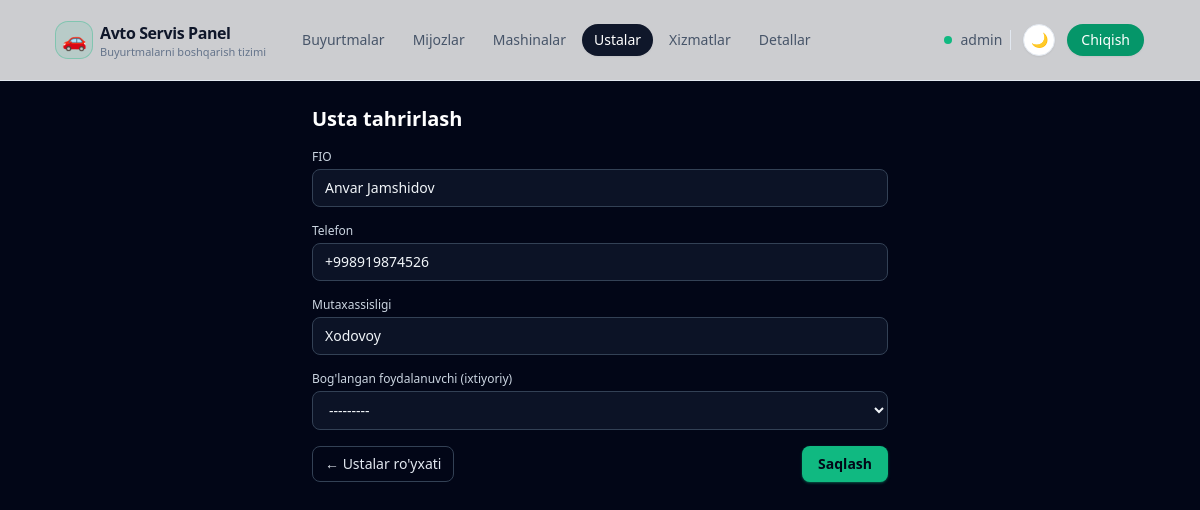
Page /masters/7/edit/ (signed in) on the committed database.
### apps/models.py (models this page shows, shortened)
class User(AbstractUser):
    telegram_username = models.CharField(
        _("Telegram username"), max_length=255, null=True, blank=True
    )
    telegram_id = models.BigIntegerField(_("Telegram ID"), null=True, blank=True)
    telegram_chat_id = models.BigIntegerField(
        _("Telegram chat ID"), null=True, blank=True
    )
    telegram_username_validator = RegexValidator(
        regex=r"^[a-zA-Z0-9_]{5,32}$",
        message=_(
            "Telegram username can only contain letters, numbers and underscores"
        ),
    )
    role = models.CharField(
        _("Role"), max_length=32, choices=Role.choices, default=Role.USER
    )
    phone = models.CharField(
        _("Phone number"),
        max_length=20,
        blank=True,
        help_text=_("Contact phone number"),
    )
    class Meta:
        verbose_name = _("User")
        verbose_name_plural = _("Users")
    def __str__(self):
        return self.get_full_name() or self.username

class Master(models.Model):
    user = models.OneToOneField(
        User,
        on_delete=models.SET_NULL,
        related_name="master_profile",
        null=True,
        blank=True,
    )
    full_name = models.CharField(_("Full name"), max_length=255)
    phone = models.CharField(_("Phone"), max_length=20, blank=True)
    specialization = models.CharField(
        _("Specialization"), max_length=100, blank=True
    )
    class Meta:
        verbose_name = _("Master")
        verbose_name_plural = _("Masters")

### apps/views/masters.py (the view)
# urls.py: path("masters/<int:pk>/edit/", master_update, name="master_update"),
@login_required
def master_update(request, pk: int):
    master = get_object_or_404(Master, pk=pk)
    if request.method == "POST":
        form = MasterForm(request.POST, instance=master)
        if form.is_valid():
            form.save()
            messages.success(request, "Usta ma'lumotlari yangilandi.")
            return redirect("apps:master_list")
    else:
        form = MasterForm(instance=master)
    return render(
        request,
        "masters/master_form.jinja",
        {"form": form, "master": master},
    )

### apps/forms.py
class MasterForm(TailwindModelForm):
    class Meta:
        model = Master
        fields = ["full_name", "phone", "specialization", "user"]

### templates/masters/master_form.jinja (shortened to what this page needs)
{% extends "base.html" %}
{% block content %}
<div class="max-w-xl mx-auto">
    <h1 class="text-xl font-semibold text-white mb-4">
        {% if master %}Usta tahrirlash{% else %}Yangi usta qo'shish{% endif %}
    </h1>
    <form method="post" class="space-y-4">
        <div>
            <label class="block text-xs font-medium text-slate-300 mb-1">FIO</label>
            {{ form.full_name }}
        </div>
        <div>
            <label class="block text-xs font-medium text-slate-300 mb-1">Telefon</label>
            {{ form.phone }}
        </div>
        <div>
            <label class="block text-xs font-medium text-slate-300 mb-1">Mutaxassisligi</label>
            {{ form.specialization }}
        </div>
        <div>
            <label class="block text-xs font-medium text-slate-300 mb-1">Bog'langan foydalanuvchi (ixtiyoriy)</label>
            {{ form.user }}
        </div>
        <div class="flex justify-between mt-4">
            <a href="{% url 'apps:master_list' %}"
               class="inline-flex items-center rounded-lg border border-slate-700 px-3 py-1.5 text-xs sm:text-sm font-medium text-slate-200 hover:bg-slate-800 transition">
                ← Ustalar ro'yxati
            </a>
            <button type="submit"
                    class="inline-flex items-center rounded-lg bg-emerald-500 hover:bg-emerald-400 px-4 py-2 text-sm font-semibold text-slate-950 shadow shadow-emerald-500/40">
                Saqlash
            </button>
        </div>
    </form>
</div>
{% endblock %}

### templates/base.html (shortened to what this page needs)
{% load static %}
<!DOCTYPE html>
<html lang="uz">
<head>
    <script src="https://cdn.tailwindcss.com"></script>
    <link href="https://cdn.jsdelivr.net/npm/daisyui@4.12.10/dist/full.min.css" rel="stylesheet" type="text/css" />
</head>
<body class="min-h-screen text-slate-100" data-theme="dark">
<div class="min-h-screen flex flex-col">
    <header class="border-b border-slate-200 dark:border-slate-800 bg-white/80 dark:bg-slate-950/80 backdrop-blur">
        <div class="mx-auto w-full max-w-6xl px-4 sm:px-6 lg:px-8 h-16 lg:h-20 flex items-center justify-between">
            <div class="flex items-center gap-3 sm:gap-6">
                <a href="{% url 'apps:order_list' %}" class="inline-flex items-center gap-2">
                    <span class="inline-flex h-9 w-9 items-center justify-center rounded-xl bg-emerald-500/10 ring-1 ring-emerald-500/40">
                        <span class="text-xl">🚗</span>
                    </span>
                    <span class="hidden sm:flex flex-col leading-tight">
                        <span class="text-sm sm:text-base font-semibold tracking-tight text-slate-900 dark:text-white">Avto Servis Panel</span>
                        <span class="hidden sm:inline text-[11px] text-slate-500 dark:text-slate-400">Buyurtmalarni boshqarish tizimi</span>
                    </span>
                </a>
                <nav class="hidden md:flex items-center gap-1 text-sm font-medium">
                    <a href="{% url 'apps:order_list' %}"
                       class="inline-flex items-center rounded-full px-3 py-1.5 text-xs sm:text-sm transition
                              {% if request.path == '/' or request.path|slice:':7' == '/order/' or request.path|slice:':9' == '/reports/' %}
                                  bg-slate-900 text-white shadow-sm dark:bg-slate-100 dark:text-slate-900
                              {% else %}
                                  text-slate-600 hover:bg-slate-100 hover:text-slate-900 dark:text-slate-300 dark:hover:bg-slate-800 dark:hover:text-white
                              {% endif %}">
                        Buyurtmalar
                    </a>
                    <a href="{% url 'apps:customer_list' %}"
                       class="inline-flex items-center rounded-full px-3 py-1.5 text-xs sm:text-sm transition
                              {% if request.path|slice:':11' == '/customers/' or request.path|slice:':10' == '/customer/' %}
                                  bg-slate-900 text-white shadow-sm dark:bg-slate-100 dark:text-slate-900
                              {% else %}
                                  text-slate-600 hover:bg-slate-100 hover:text-slate-900 dark:text-slate-300 dark:hover:bg-slate-800 dark:hover:text-white
                              {% endif %}">
                        Mijozlar
                    </a>
                    <a href="{% url 'apps:car_list' %}"
                       class="inline-flex items-center rounded-full px-3 py-1.5 text-xs sm:text-sm transition
                              {% if request.path|slice:':6' == '/cars/' or request.path|slice:':5' == '/car/' %}
                                  bg-slate-900 text-white shadow-sm dark:bg-slate-100 dark:text-slate-900
                              {% else %}
                                  text-slate-600 hover:bg-slate-100 hover:text-slate-900 dark:text-slate-300 dark:hover:bg-slate-800 dark:hover:text-white
                              {% endif %}">
                        Mashinalar
                    </a>
                    <a href="{% url 'apps:master_list' %}"
                       class="inline-flex items-center rounded-full px-3 py-1.5 text-xs sm:text-sm transition
                              {% if request.path|slice:':9' == '/masters/' %}
                                  bg-slate-900 text-white shadow-sm dark:bg-slate-100 dark:text-slate-900
                              {% else %}
                                  text-slate-600 hover:bg-slate-100 hover:text-slate-900 dark:text-slate-300 dark:hover:bg-slate-800 dark:hover:text-white
                              {% endif %}">
                        Ustalar
                    </a>
                    <a href="{% url 'apps:service_list' %}"
                       class="inline-flex items-center rounded-full px-3 py-1.5 text-xs sm:text-sm transition
                              {% if request.path|slice:':10' == '/services/' %}
                                  bg-slate-900 text-white shadow-sm dark:bg-slate-100 dark:text-slate-900
                              {% else %}
                                  text-slate-600 hover:bg-slate-100 hover:text-slate-900 dark:text-slate-300 dark:hover:bg-slate-800 dark:hover:text-white
                              {% endif %}">
                        Xizmatlar
                    </a>
                    <a href="{% url 'apps:part_list' %}"
                       class="inline-flex items-center rounded-full px-3 py-1.5 text-xs sm:text-sm transition
                              {% if request.path|slice:':7' == '/parts/' %}
                                  bg-slate-900 text-white shadow-sm dark:bg-slate-100 dark:text-slate-900
                              {% else %}
                                  text-slate-600 hover:bg-slate-100 hover:text-slate-900 dark:text-slate-300 dark:hover:bg-slate-800 dark:hover:text-white
                              {% endif %}">
                        Detallar
                    </a>
                </nav>
            </div>
            <div class="flex items-center gap-2 sm:gap-3">
                {% if request.user.is_authenticated %}
                    <div class="hidden sm:flex items-center gap-2 pr-2 border-r border-slate-200 dark:border-slate-800">
                        <span class="w-2 h-2 rounded-full bg-emerald-500 dark:bg-emerald-400 animate-pulse"></span>
                        <span class="text-xs sm:text-sm font-medium text-slate-600 dark:text-slate-300 truncate max-w-[140px]">
                            {{ request.user.get_full_name|default:request.user.username }}
                        </span>
                    </div>
                {% endif %}
                <button type="button" id="theme-toggle"
                        class="inline-flex h-8 w-8 items-center justify-center rounded-full border border-slate-200 bg-white text-slate-700 text-sm shadow-sm hover:bg-slate-100 dark:border-slate-700 dark:bg-slate-900 dark:text-slate-200 dark:hover:bg-slate-800 transition">
                </button>
                {% if request.user.is_authenticated %}
                    <a href="{% url 'logout' %}"
                       class="hidden sm:inline-flex items-center justify-center rounded-full bg-emerald-600 px-3.5 py-1.5 text-xs sm:text-sm font-medium text-white shadow-sm hover:bg-emerald-700 focus-visible:outline-none focus-visible:ring-2 focus-visible:ring-emerald-500 focus-visible:ring-offset-2 focus-visible:ring-offset-slate-950/80 transition">
                        Chiqish
                    </a>
                {% endif %}
            </div>
        </div>
    </header>
    <main class="flex-1">
        <div class="mx-auto w-full max-w-6xl px-4 sm:px-6 lg:px-8 py-6">
            {% block content %}{% endblock %}
        </div>
    </main>
</div>
</body>
</html>

### templates/base.html (style rules this page uses)
body[data-theme="dark"] { background-color: rgb(2 6 23); color: rgb(241 245 249); }

### rows in the picture
User: user.get_full_name "admin"
Master: full_name "Anvar Jamshidov", phone "+998919874526", specialization "Xodovoy", user "---------"
